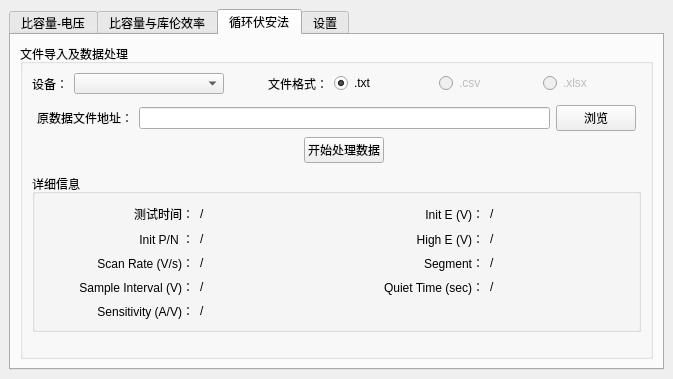
<?xml version="1.0" encoding="UTF-8"?>
<ui version="4.0">
 <class>MainWindow</class>
 <widget class="QMainWindow" name="MainWindow">
  <property name="geometry">
   <rect>
    <x>0</x>
    <y>0</y>
    <width>673</width>
    <height>379</height>
   </rect>
  </property>
  <property name="windowTitle">
   <string>科研小助手</string>
  </property>
  <widget class="QWidget" name="centralwidget">
   <layout class="QHBoxLayout" name="horizontalLayout_4">
    <item>
     <widget class="QTabWidget" name="tabWidget">
      <property name="enabled">
       <bool>true</bool>
      </property>
      <property name="contextMenuPolicy">
       <enum>Qt::DefaultContextMenu</enum>
      </property>
      <property name="accessibleName">
       <string/>
      </property>
      <property name="currentIndex">
       <number>2</number>
      </property>
      <widget class="QWidget" name="test2">
       <property name="enabled">
        <bool>true</bool>
       </property>
       <property name="contextMenuPolicy">
        <enum>Qt::ActionsContextMenu</enum>
       </property>
       <property name="accessibleName">
        <string>test2 </string>
       </property>
       <attribute name="title">
        <string>比容量-电压</string>
       </attribute>
       <layout class="QHBoxLayout" name="horizontalLayout">
        <item>
         <widget class="QGroupBox" name="groupBox">
          <property name="layoutDirection">
           <enum>Qt::LeftToRight</enum>
          </property>
          <property name="title">
           <string>文件导入及数据处理</string>
          </property>
          <layout class="QVBoxLayout" name="verticalLayout_2">
           <item>
            <layout class="QHBoxLayout" name="horizontalLayout_5">
             <item>
              <widget class="QLabel" name="label_10">
               <property name="sizePolicy">
                <sizepolicy hsizetype="Maximum" vsizetype="Preferred">
                 <horstretch>0</horstretch>
                 <verstretch>0</verstretch>
                </sizepolicy>
               </property>
               <property name="layoutDirection">
                <enum>Qt::LeftToRight</enum>
               </property>
               <property name="text">
                <string>设备：</string>
               </property>
               <property name="alignment">
                <set>Qt::AlignCenter</set>
               </property>
              </widget>
             </item>
             <item>
              <widget class="QComboBox" name="CBBox_Eqip_Cap_Volt">
               <property name="sizePolicy">
                <sizepolicy hsizetype="Maximum" vsizetype="Fixed">
                 <horstretch>1</horstretch>
                 <verstretch>0</verstretch>
                </sizepolicy>
               </property>
               <property name="maximumSize">
                <size>
                 <width>150</width>
                 <height>22</height>
                </size>
               </property>
               <property name="layoutDirection">
                <enum>Qt::LeftToRight</enum>
               </property>
               <property name="currentText">
                <string/>
               </property>
               <property name="iconSize">
                <size>
                 <width>10</width>
                 <height>10</height>
                </size>
               </property>
              </widget>
             </item>
             <item>
              <widget class="QLabel" name="label_28">
               <property name="text">
                <string>文件格式：</string>
               </property>
               <property name="alignment">
                <set>Qt::AlignRight|Qt::AlignTrailing|Qt::AlignVCenter</set>
               </property>
              </widget>
             </item>
             <item>
              <widget class="QRadioButton" name="Cap_Volt_FileType">
               <property name="enabled">
                <bool>true</bool>
               </property>
               <property name="text">
                <string>.csv</string>
               </property>
               <property name="checkable">
                <bool>true</bool>
               </property>
               <property name="checked">
                <bool>true</bool>
               </property>
               <property name="autoRepeat">
                <bool>true</bool>
               </property>
               <attribute name="buttonGroup">
                <string notr="true">buttonGroup</string>
               </attribute>
              </widget>
             </item>
             <item>
              <widget class="QRadioButton" name="radioButton">
               <property name="enabled">
                <bool>false</bool>
               </property>
               <property name="text">
                <string>.txt</string>
               </property>
              </widget>
             </item>
             <item>
              <widget class="QRadioButton" name="radioButton_2">
               <property name="enabled">
                <bool>false</bool>
               </property>
               <property name="text">
                <string>.xlsx</string>
               </property>
              </widget>
             </item>
            </layout>
           </item>
           <item>
            <layout class="QGridLayout" name="gridLayout_4">
             <property name="leftMargin">
              <number>5</number>
             </property>
             <property name="topMargin">
              <number>5</number>
             </property>
             <property name="rightMargin">
              <number>5</number>
             </property>
             <property name="bottomMargin">
              <number>5</number>
             </property>
             <item row="3" column="2">
              <spacer name="verticalSpacer">
               <property name="orientation">
                <enum>Qt::Vertical</enum>
               </property>
               <property name="sizeHint" stdset="0">
                <size>
                 <width>20</width>
                 <height>40</height>
                </size>
               </property>
              </spacer>
             </item>
             <item row="1" column="3">
              <widget class="QPushButton" name="PButton_Cap_Volt_SrcRead">
               <property name="enabled">
                <bool>true</bool>
               </property>
               <property name="sizePolicy">
                <sizepolicy hsizetype="Maximum" vsizetype="Maximum">
                 <horstretch>0</horstretch>
                 <verstretch>0</verstretch>
                </sizepolicy>
               </property>
               <property name="tabletTracking">
                <bool>false</bool>
               </property>
               <property name="autoFillBackground">
                <bool>false</bool>
               </property>
               <property name="text">
                <string>浏览</string>
               </property>
               <property name="autoDefault">
                <bool>false</bool>
               </property>
              </widget>
             </item>
             <item row="1" column="2">
              <widget class="QLineEdit" name="LEdit_Cap_Volt_SrcPath">
               <property name="sizePolicy">
                <sizepolicy hsizetype="Expanding" vsizetype="Fixed">
                 <horstretch>1</horstretch>
                 <verstretch>0</verstretch>
                </sizepolicy>
               </property>
               <property name="frame">
                <bool>true</bool>
               </property>
               <property name="readOnly">
                <bool>false</bool>
               </property>
               <property name="clearButtonEnabled">
                <bool>true</bool>
               </property>
              </widget>
             </item>
             <item row="2" column="2" alignment="Qt::AlignHCenter">
              <widget class="QPushButton" name="PButton_Cap_Volt_Start">
               <property name="sizePolicy">
                <sizepolicy hsizetype="Maximum" vsizetype="Fixed">
                 <horstretch>0</horstretch>
                 <verstretch>0</verstretch>
                </sizepolicy>
               </property>
               <property name="text">
                <string>开始处理数据</string>
               </property>
              </widget>
             </item>
             <item row="1" column="0">
              <widget class="QLabel" name="label_11">
               <property name="sizePolicy">
                <sizepolicy hsizetype="Preferred" vsizetype="Preferred">
                 <horstretch>0</horstretch>
                 <verstretch>0</verstretch>
                </sizepolicy>
               </property>
               <property name="text">
                <string>原数据文件地址：</string>
               </property>
               <property name="alignment">
                <set>Qt::AlignCenter</set>
               </property>
              </widget>
             </item>
            </layout>
           </item>
          </layout>
         </widget>
        </item>
       </layout>
      </widget>
      <widget class="QWidget" name="tab">
       <attribute name="title">
        <string>比容量与库伦效率</string>
       </attribute>
       <layout class="QHBoxLayout" name="horizontalLayout_2">
        <item>
         <widget class="QGroupBox" name="groupBox_2">
          <property name="title">
           <string>文件导入及数据处理</string>
          </property>
          <layout class="QVBoxLayout" name="verticalLayout_3">
           <item>
            <layout class="QHBoxLayout" name="horizontalLayout_9">
             <item>
              <widget class="QLabel" name="label_4">
               <property name="sizePolicy">
                <sizepolicy hsizetype="Maximum" vsizetype="Preferred">
                 <horstretch>0</horstretch>
                 <verstretch>1</verstretch>
                </sizepolicy>
               </property>
               <property name="layoutDirection">
                <enum>Qt::LeftToRight</enum>
               </property>
               <property name="text">
                <string>设备：</string>
               </property>
               <property name="alignment">
                <set>Qt::AlignRight|Qt::AlignTrailing|Qt::AlignVCenter</set>
               </property>
              </widget>
             </item>
             <item>
              <widget class="QComboBox" name="CBBox_Eqip_Cap_Eff">
               <property name="sizePolicy">
                <sizepolicy hsizetype="Minimum" vsizetype="Fixed">
                 <horstretch>0</horstretch>
                 <verstretch>0</verstretch>
                </sizepolicy>
               </property>
               <property name="minimumSize">
                <size>
                 <width>150</width>
                 <height>21</height>
                </size>
               </property>
               <property name="maximumSize">
                <size>
                 <width>150</width>
                 <height>21</height>
                </size>
               </property>
               <property name="layoutDirection">
                <enum>Qt::LeftToRight</enum>
               </property>
               <property name="iconSize">
                <size>
                 <width>10</width>
                 <height>10</height>
                </size>
               </property>
              </widget>
             </item>
             <item>
              <widget class="QLabel" name="label_29">
               <property name="sizePolicy">
                <sizepolicy hsizetype="Preferred" vsizetype="Ignored">
                 <horstretch>0</horstretch>
                 <verstretch>0</verstretch>
                </sizepolicy>
               </property>
               <property name="text">
                <string>文件格式：</string>
               </property>
               <property name="alignment">
                <set>Qt::AlignRight|Qt::AlignTrailing|Qt::AlignVCenter</set>
               </property>
              </widget>
             </item>
             <item>
              <widget class="QRadioButton" name="Cap_Eff_FileType">
               <property name="enabled">
                <bool>true</bool>
               </property>
               <property name="sizePolicy">
                <sizepolicy hsizetype="Preferred" vsizetype="Fixed">
                 <horstretch>0</horstretch>
                 <verstretch>0</verstretch>
                </sizepolicy>
               </property>
               <property name="text">
                <string>.csv</string>
               </property>
               <property name="checked">
                <bool>true</bool>
               </property>
               <property name="autoRepeat">
                <bool>false</bool>
               </property>
               <attribute name="buttonGroup">
                <string notr="true">buttonGroup_2</string>
               </attribute>
              </widget>
             </item>
             <item>
              <widget class="QRadioButton" name="radioButton_3">
               <property name="enabled">
                <bool>false</bool>
               </property>
               <property name="text">
                <string>.txt</string>
               </property>
               <attribute name="buttonGroup">
                <string notr="true">buttonGroup_2</string>
               </attribute>
              </widget>
             </item>
             <item>
              <widget class="QRadioButton" name="radioButton_4">
               <property name="enabled">
                <bool>false</bool>
               </property>
               <property name="text">
                <string>.xlsx</string>
               </property>
               <attribute name="buttonGroup">
                <string notr="true">buttonGroup_2</string>
               </attribute>
              </widget>
             </item>
            </layout>
           </item>
           <item>
            <layout class="QGridLayout" name="gridLayout_2">
             <property name="leftMargin">
              <number>5</number>
             </property>
             <property name="topMargin">
              <number>5</number>
             </property>
             <property name="rightMargin">
              <number>5</number>
             </property>
             <property name="bottomMargin">
              <number>5</number>
             </property>
             <item row="3" column="1">
              <spacer name="verticalSpacer_2">
               <property name="orientation">
                <enum>Qt::Vertical</enum>
               </property>
               <property name="sizeHint" stdset="0">
                <size>
                 <width>20</width>
                 <height>40</height>
                </size>
               </property>
              </spacer>
             </item>
             <item row="2" column="1" alignment="Qt::AlignHCenter">
              <widget class="QPushButton" name="PButton_Cap_Eff_Start">
               <property name="sizePolicy">
                <sizepolicy hsizetype="Maximum" vsizetype="Fixed">
                 <horstretch>0</horstretch>
                 <verstretch>0</verstretch>
                </sizepolicy>
               </property>
               <property name="text">
                <string>开始处理数据</string>
               </property>
              </widget>
             </item>
             <item row="1" column="0">
              <widget class="QLabel" name="label_5">
               <property name="sizePolicy">
                <sizepolicy hsizetype="Preferred" vsizetype="Preferred">
                 <horstretch>0</horstretch>
                 <verstretch>1</verstretch>
                </sizepolicy>
               </property>
               <property name="text">
                <string>原数据文件地址：</string>
               </property>
               <property name="alignment">
                <set>Qt::AlignCenter</set>
               </property>
              </widget>
             </item>
             <item row="1" column="3">
              <widget class="QPushButton" name="PButton_Cap_Eff_SrcRead">
               <property name="enabled">
                <bool>true</bool>
               </property>
               <property name="sizePolicy">
                <sizepolicy hsizetype="Maximum" vsizetype="Maximum">
                 <horstretch>0</horstretch>
                 <verstretch>1</verstretch>
                </sizepolicy>
               </property>
               <property name="tabletTracking">
                <bool>false</bool>
               </property>
               <property name="autoFillBackground">
                <bool>false</bool>
               </property>
               <property name="text">
                <string>浏览</string>
               </property>
               <property name="autoDefault">
                <bool>false</bool>
               </property>
              </widget>
             </item>
             <item row="1" column="1">
              <widget class="QLineEdit" name="LEdit_Cap_Eff_SrcPath">
               <property name="sizePolicy">
                <sizepolicy hsizetype="Expanding" vsizetype="Fixed">
                 <horstretch>1</horstretch>
                 <verstretch>1</verstretch>
                </sizepolicy>
               </property>
               <property name="frame">
                <bool>true</bool>
               </property>
               <property name="readOnly">
                <bool>false</bool>
               </property>
               <property name="clearButtonEnabled">
                <bool>false</bool>
               </property>
              </widget>
             </item>
            </layout>
           </item>
          </layout>
         </widget>
        </item>
       </layout>
      </widget>
      <widget class="QWidget" name="tab_2">
       <attribute name="title">
        <string>循环伏安法</string>
       </attribute>
       <layout class="QVBoxLayout" name="verticalLayout">
        <item>
         <widget class="QGroupBox" name="groupBox_3">
          <property name="enabled">
           <bool>true</bool>
          </property>
          <property name="title">
           <string>文件导入及数据处理</string>
          </property>
          <property name="checkable">
           <bool>false</bool>
          </property>
          <property name="checked">
           <bool>false</bool>
          </property>
          <layout class="QVBoxLayout" name="verticalLayout_4">
           <item>
            <layout class="QHBoxLayout" name="horizontalLayout_11">
             <item>
              <widget class="QLabel" name="label_7">
               <property name="sizePolicy">
                <sizepolicy hsizetype="Maximum" vsizetype="Preferred">
                 <horstretch>0</horstretch>
                 <verstretch>1</verstretch>
                </sizepolicy>
               </property>
               <property name="layoutDirection">
                <enum>Qt::LeftToRight</enum>
               </property>
               <property name="text">
                <string>设备：</string>
               </property>
               <property name="alignment">
                <set>Qt::AlignRight|Qt::AlignTrailing|Qt::AlignVCenter</set>
               </property>
              </widget>
             </item>
             <item>
              <widget class="QComboBox" name="CBBox_Eqip_CV">
               <property name="sizePolicy">
                <sizepolicy hsizetype="Minimum" vsizetype="Fixed">
                 <horstretch>0</horstretch>
                 <verstretch>0</verstretch>
                </sizepolicy>
               </property>
               <property name="minimumSize">
                <size>
                 <width>150</width>
                 <height>21</height>
                </size>
               </property>
               <property name="maximumSize">
                <size>
                 <width>150</width>
                 <height>21</height>
                </size>
               </property>
               <property name="layoutDirection">
                <enum>Qt::LeftToRight</enum>
               </property>
               <property name="iconSize">
                <size>
                 <width>10</width>
                 <height>10</height>
                </size>
               </property>
              </widget>
             </item>
             <item>
              <widget class="QLabel" name="label_30">
               <property name="sizePolicy">
                <sizepolicy hsizetype="Preferred" vsizetype="Ignored">
                 <horstretch>0</horstretch>
                 <verstretch>0</verstretch>
                </sizepolicy>
               </property>
               <property name="text">
                <string>文件格式：</string>
               </property>
               <property name="alignment">
                <set>Qt::AlignRight|Qt::AlignTrailing|Qt::AlignVCenter</set>
               </property>
              </widget>
             </item>
             <item>
              <widget class="QRadioButton" name="CV_FileType">
               <property name="enabled">
                <bool>true</bool>
               </property>
               <property name="sizePolicy">
                <sizepolicy hsizetype="Preferred" vsizetype="Fixed">
                 <horstretch>0</horstretch>
                 <verstretch>0</verstretch>
                </sizepolicy>
               </property>
               <property name="text">
                <string>.txt</string>
               </property>
               <property name="checkable">
                <bool>true</bool>
               </property>
               <property name="checked">
                <bool>true</bool>
               </property>
               <property name="autoRepeat">
                <bool>false</bool>
               </property>
               <attribute name="buttonGroup">
                <string notr="true">buttonGroup_3</string>
               </attribute>
              </widget>
             </item>
             <item>
              <widget class="QRadioButton" name="radioButton_5">
               <property name="enabled">
                <bool>false</bool>
               </property>
               <property name="text">
                <string>.csv</string>
               </property>
               <attribute name="buttonGroup">
                <string notr="true">buttonGroup_3</string>
               </attribute>
              </widget>
             </item>
             <item>
              <widget class="QRadioButton" name="radioButton_6">
               <property name="enabled">
                <bool>false</bool>
               </property>
               <property name="text">
                <string>.xlsx</string>
               </property>
               <attribute name="buttonGroup">
                <string notr="true">buttonGroup_3</string>
               </attribute>
              </widget>
             </item>
            </layout>
           </item>
           <item>
            <layout class="QGridLayout" name="gridLayout_3">
             <property name="leftMargin">
              <number>5</number>
             </property>
             <property name="topMargin">
              <number>5</number>
             </property>
             <property name="rightMargin">
              <number>5</number>
             </property>
             <property name="bottomMargin">
              <number>5</number>
             </property>
             <item row="0" column="2">
              <widget class="QPushButton" name="PButton_CV_SrcRead">
               <property name="enabled">
                <bool>true</bool>
               </property>
               <property name="sizePolicy">
                <sizepolicy hsizetype="Maximum" vsizetype="Maximum">
                 <horstretch>0</horstretch>
                 <verstretch>1</verstretch>
                </sizepolicy>
               </property>
               <property name="tabletTracking">
                <bool>false</bool>
               </property>
               <property name="autoFillBackground">
                <bool>false</bool>
               </property>
               <property name="text">
                <string>浏览</string>
               </property>
               <property name="autoDefault">
                <bool>false</bool>
               </property>
              </widget>
             </item>
             <item row="0" column="1">
              <widget class="QLineEdit" name="LEdit_CV_SrcPath">
               <property name="sizePolicy">
                <sizepolicy hsizetype="Expanding" vsizetype="Fixed">
                 <horstretch>1</horstretch>
                 <verstretch>1</verstretch>
                </sizepolicy>
               </property>
               <property name="frame">
                <bool>true</bool>
               </property>
               <property name="readOnly">
                <bool>false</bool>
               </property>
               <property name="clearButtonEnabled">
                <bool>false</bool>
               </property>
              </widget>
             </item>
             <item row="1" column="1" alignment="Qt::AlignHCenter">
              <widget class="QPushButton" name="PButton_CV_Start">
               <property name="sizePolicy">
                <sizepolicy hsizetype="Maximum" vsizetype="Fixed">
                 <horstretch>0</horstretch>
                 <verstretch>0</verstretch>
                </sizepolicy>
               </property>
               <property name="text">
                <string>开始处理数据</string>
               </property>
              </widget>
             </item>
             <item row="0" column="0">
              <widget class="QLabel" name="label_8">
               <property name="sizePolicy">
                <sizepolicy hsizetype="Preferred" vsizetype="Preferred">
                 <horstretch>0</horstretch>
                 <verstretch>1</verstretch>
                </sizepolicy>
               </property>
               <property name="text">
                <string>原数据文件地址：</string>
               </property>
               <property name="alignment">
                <set>Qt::AlignCenter</set>
               </property>
              </widget>
             </item>
            </layout>
           </item>
           <item>
            <widget class="QGroupBox" name="groupBox_4">
             <property name="title">
              <string>详细信息</string>
             </property>
             <layout class="QVBoxLayout" name="verticalLayout_5">
              <item>
               <layout class="QGridLayout" name="gridLayout">
                <item row="3" column="1">
                 <widget class="QLabel" name="label_24">
                  <property name="text">
                   <string>/</string>
                  </property>
                 </widget>
                </item>
                <item row="0" column="0">
                 <widget class="QLabel" name="label">
                  <property name="minimumSize">
                   <size>
                    <width>150</width>
                    <height>21</height>
                   </size>
                  </property>
                  <property name="text">
                   <string>测试时间：</string>
                  </property>
                  <property name="alignment">
                   <set>Qt::AlignRight|Qt::AlignTrailing|Qt::AlignVCenter</set>
                  </property>
                 </widget>
                </item>
                <item row="1" column="1">
                 <widget class="QLabel" name="label_16">
                  <property name="text">
                   <string>/</string>
                  </property>
                 </widget>
                </item>
                <item row="2" column="1">
                 <widget class="QLabel" name="label_23">
                  <property name="text">
                   <string>/</string>
                  </property>
                 </widget>
                </item>
                <item row="1" column="3">
                 <widget class="QLabel" name="label_13">
                  <property name="text">
                   <string>/</string>
                  </property>
                 </widget>
                </item>
                <item row="1" column="0">
                 <widget class="QLabel" name="label_3">
                  <property name="text">
                   <string>Init P/N ：</string>
                  </property>
                  <property name="alignment">
                   <set>Qt::AlignRight|Qt::AlignTrailing|Qt::AlignVCenter</set>
                  </property>
                 </widget>
                </item>
                <item row="4" column="0">
                 <widget class="QLabel" name="label_22">
                  <property name="text">
                   <string>Sensitivity (A/V)：</string>
                  </property>
                  <property name="alignment">
                   <set>Qt::AlignRight|Qt::AlignTrailing|Qt::AlignVCenter</set>
                  </property>
                 </widget>
                </item>
                <item row="4" column="1">
                 <widget class="QLabel" name="label_25">
                  <property name="text">
                   <string>/</string>
                  </property>
                 </widget>
                </item>
                <item row="2" column="0">
                 <widget class="QLabel" name="label_18">
                  <property name="text">
                   <string>Scan Rate (V/s)：</string>
                  </property>
                  <property name="alignment">
                   <set>Qt::AlignRight|Qt::AlignTrailing|Qt::AlignVCenter</set>
                  </property>
                 </widget>
                </item>
                <item row="3" column="2">
                 <widget class="QLabel" name="label_21">
                  <property name="text">
                   <string>Quiet Time (sec)：</string>
                  </property>
                  <property name="alignment">
                   <set>Qt::AlignRight|Qt::AlignTrailing|Qt::AlignVCenter</set>
                  </property>
                 </widget>
                </item>
                <item row="3" column="3">
                 <widget class="QLabel" name="label_27">
                  <property name="text">
                   <string>/</string>
                  </property>
                 </widget>
                </item>
                <item row="0" column="3">
                 <widget class="QLabel" name="label_2">
                  <property name="text">
                   <string>/</string>
                  </property>
                 </widget>
                </item>
                <item row="0" column="2">
                 <widget class="QLabel" name="label_15">
                  <property name="text">
                   <string>Init E (V)：</string>
                  </property>
                  <property name="alignment">
                   <set>Qt::AlignRight|Qt::AlignTrailing|Qt::AlignVCenter</set>
                  </property>
                 </widget>
                </item>
                <item row="2" column="2">
                 <widget class="QLabel" name="label_19">
                  <property name="text">
                   <string>Segment：</string>
                  </property>
                  <property name="alignment">
                   <set>Qt::AlignRight|Qt::AlignTrailing|Qt::AlignVCenter</set>
                  </property>
                 </widget>
                </item>
                <item row="3" column="0">
                 <widget class="QLabel" name="label_20">
                  <property name="text">
                   <string>Sample Interval (V)：</string>
                  </property>
                  <property name="alignment">
                   <set>Qt::AlignRight|Qt::AlignTrailing|Qt::AlignVCenter</set>
                  </property>
                 </widget>
                </item>
                <item row="0" column="1">
                 <widget class="QLabel" name="label_14">
                  <property name="text">
                   <string>/</string>
                  </property>
                 </widget>
                </item>
                <item row="2" column="3">
                 <widget class="QLabel" name="label_26">
                  <property name="text">
                   <string>/</string>
                  </property>
                 </widget>
                </item>
                <item row="1" column="2">
                 <widget class="QLabel" name="label_17">
                  <property name="text">
                   <string>High E (V)：</string>
                  </property>
                  <property name="alignment">
                   <set>Qt::AlignRight|Qt::AlignTrailing|Qt::AlignVCenter</set>
                  </property>
                 </widget>
                </item>
               </layout>
              </item>
             </layout>
            </widget>
           </item>
           <item>
            <spacer name="verticalSpacer_3">
             <property name="orientation">
              <enum>Qt::Vertical</enum>
             </property>
             <property name="sizeHint" stdset="0">
              <size>
               <width>20</width>
               <height>40</height>
              </size>
             </property>
            </spacer>
           </item>
          </layout>
         </widget>
        </item>
       </layout>
      </widget>
      <widget class="QWidget" name="tab_3">
       <attribute name="title">
        <string>设置</string>
       </attribute>
       <layout class="QVBoxLayout" name="verticalLayout_6">
        <item>
         <layout class="QGridLayout" name="gridLayout_5">
          <property name="leftMargin">
           <number>5</number>
          </property>
          <property name="topMargin">
           <number>5</number>
          </property>
          <property name="rightMargin">
           <number>5</number>
          </property>
          <property name="bottomMargin">
           <number>5</number>
          </property>
          <item row="1" column="2">
           <widget class="QPushButton" name="PButton_OutRead">
            <property name="sizePolicy">
             <sizepolicy hsizetype="Maximum" vsizetype="Fixed">
              <horstretch>0</horstretch>
              <verstretch>0</verstretch>
             </sizepolicy>
            </property>
            <property name="layoutDirection">
             <enum>Qt::LeftToRight</enum>
            </property>
            <property name="text">
             <string>浏览</string>
            </property>
           </widget>
          </item>
          <item row="3" column="1">
           <spacer name="verticalSpacer_4">
            <property name="orientation">
             <enum>Qt::Vertical</enum>
            </property>
            <property name="sizeHint" stdset="0">
             <size>
              <width>20</width>
              <height>40</height>
             </size>
            </property>
           </spacer>
          </item>
          <item row="1" column="1">
           <widget class="QLineEdit" name="LEdit_OutPath">
            <property name="sizePolicy">
             <sizepolicy hsizetype="Expanding" vsizetype="Fixed">
              <horstretch>0</horstretch>
              <verstretch>0</verstretch>
             </sizepolicy>
            </property>
           </widget>
          </item>
          <item row="1" column="0">
           <widget class="QLabel" name="label_31">
            <property name="sizePolicy">
             <sizepolicy hsizetype="Preferred" vsizetype="Preferred">
              <horstretch>0</horstretch>
              <verstretch>1</verstretch>
             </sizepolicy>
            </property>
            <property name="minimumSize">
             <size>
              <width>0</width>
              <height>30</height>
             </size>
            </property>
            <property name="text">
             <string>文件导出地址：</string>
            </property>
            <property name="alignment">
             <set>Qt::AlignCenter</set>
            </property>
           </widget>
          </item>
          <item row="2" column="0" alignment="Qt::AlignHCenter">
           <widget class="QCheckBox" name="CBox_OpenOrNot">
            <property name="enabled">
             <bool>true</bool>
            </property>
            <property name="sizePolicy">
             <sizepolicy hsizetype="Minimum" vsizetype="Fixed">
              <horstretch>0</horstretch>
              <verstretch>1</verstretch>
             </sizepolicy>
            </property>
            <property name="minimumSize">
             <size>
              <width>170</width>
              <height>30</height>
             </size>
            </property>
            <property name="layoutDirection">
             <enum>Qt::LeftToRight</enum>
            </property>
            <property name="autoFillBackground">
             <bool>false</bool>
            </property>
            <property name="text">
             <string>文件导出后打开文件</string>
            </property>
            <property name="checkable">
             <bool>true</bool>
            </property>
            <property name="tristate">
             <bool>false</bool>
            </property>
           </widget>
          </item>
         </layout>
        </item>
       </layout>
      </widget>
     </widget>
    </item>
   </layout>
  </widget>
 </widget>
 <resources/>
 <connections/>
 <buttongroups>
  <buttongroup name="buttonGroup_2"/>
  <buttongroup name="buttonGroup"/>
  <buttongroup name="buttonGroup_3"/>
 </buttongroups>
</ui>
